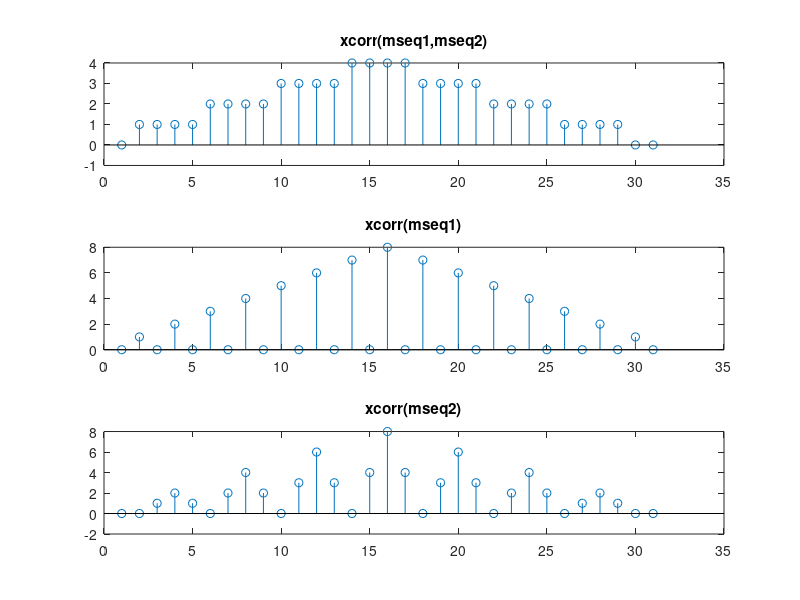

Write the MATLAB code that produced this figure.
%mseq2=[0,0,1,1,0,0,1,1,0,0,1,1,0,0,1,1,0,0,1,1,0,0,1,1,0,0,1,1,0,0,1,1]; % RIS 2
%mseq1=[0,1,0,1,0,1,0,1,0,1,0,1,0,1,0,1,0,1,0,1,0,1,0,1,0,1,0,1,0,1,0,1]; % RIS 1
mseq2=[0,0,1,1,0,0,1,1,0,0,1,1,0,0,1,1]; % RIS 2
mseq1=[0,1,0,1,0,1,0,1,0,1,0,1,0,1,0,1]; % RIS 1
%mseq1=[1 0 0 0 0 1 1 0 0 0 1 0 1 0 0 1 1 1 1 0 1 0 0 0 1 1 1 0 0 1 0 0 1 0 1 1 0 1 1 1 0 1 1 0 0 1 1 0 1 0 1 0 1 1 1 1 1 1 0 0 0 0 0 1];
%mseq2=[0 1 1 1 1 1 0 1 1 1 0 1 1 1 0 0 0 1 0 1 0 1 1 1 0 0 0 1 1 0 1 1 0 1 0 0 1 0 0 0 1 0 0 1 1 0 0 1 0 1 0 1 0 0 0 0 0 0 1 1 1 1 1 0];
%mseq1=[0 0 0 0 0 0 0 0 1 1 1 1 1 1 1 1 0 0 0 0 0 0 0 0 1 1 1 1 1 1 1 1];
%mseq2=[0 0 0 0 1 1 1 1 0 0 0 0 1 1 1 1 0 0 0 0 1 1 1 1 0 0 0 0 1 1 1 1];
r1 = xcorr(mseq1,mseq2);
r2 = xcorr(mseq1);
r3 = xcorr(mseq2);
subplot(3,1,1)
%stem(r1./max(r1))
stem(r1)
title('xcorr(mseq1,mseq2)')
subplot(3,1,2)
%stem(r2./max(r1))
stem(r2)
title('xcorr(mseq1)')
subplot(3,1,3)
%stem(r3./max(r1))
stem(r3)
title('xcorr(mseq2)')